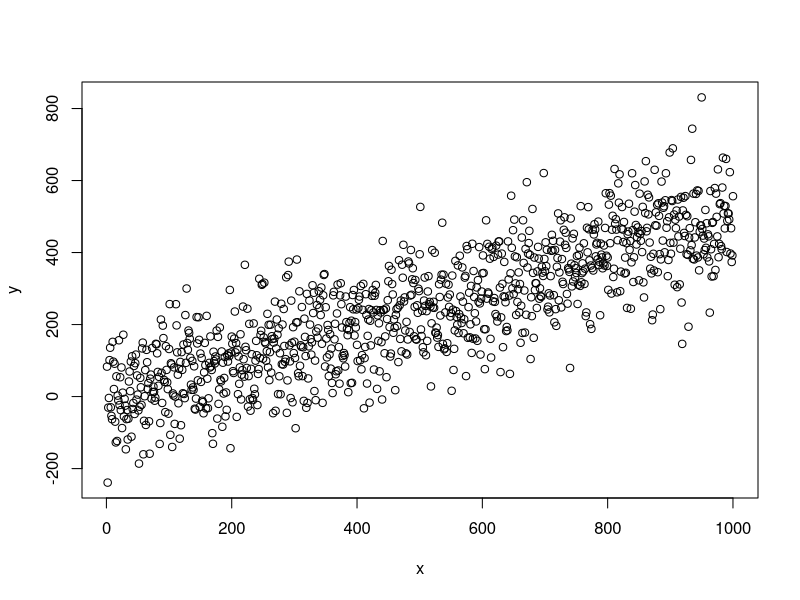

Generate this figure with R:
## ---- chunk 1
a<-2
b<-4
a + b
## ---- chunk 2
x <- c(1:1000)
y <- x/2 + rnorm(1000,0,100)
plot(x,y)
